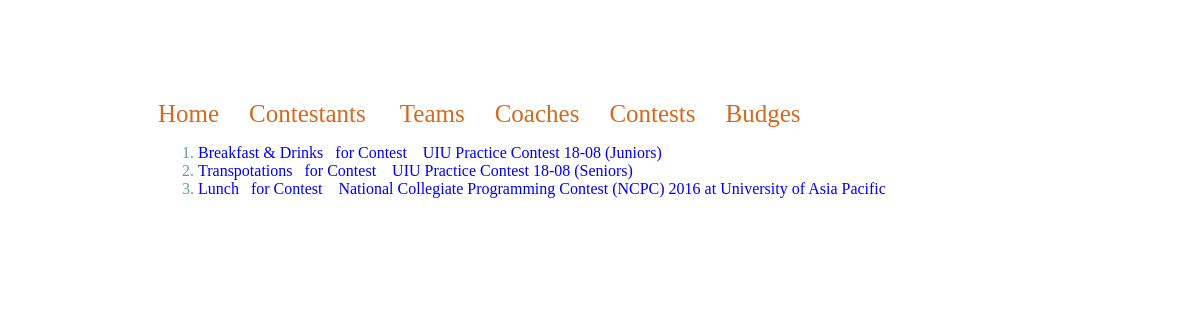
The app's page /budgets.php with its own data.
### tables this page shows
CREATE TABLE `budgets` (
  `budget_id` char(5) NOT NULL,
  `title` varchar(35) DEFAULT NULL,
  `amount` decimal(9,2) DEFAULT NULL,
  `datee` char(8) DEFAULT NULL,
  `contest_id` char(5) DEFAULT NULL
);

CREATE TABLE `contests` (
  `contest_id` char(5) NOT NULL,
  `title` varchar(100) DEFAULT NULL,
  `datee` varchar(8) DEFAULT NULL,
  `link` varchar(1000) DEFAULT NULL
);

### budgets.php (the view)
<html>
    <head>
	   <link href="css_.css" rel="stylesheet" type="text/css"/>
    </head>
    <body>
        <div class="page">
        <div id="s5"><a class="c" href="index.php">Home</a><a class="c1" href="contestants.php">Contestants</a> <a class="c1" href="teams.php">Teams</a><a class="c1" href="coaches.php">Coaches</a><a class="c1" href="contests.php">Contests</a><a class="c1" href="budgets.php">Budges</a></div>
        <?php
        include('db.php');
        $sql = "SELECT * FROM `budgets`";
        $result = mysqli_query($connect,$sql); ?>
        <ol>
        <?php while($row = mysqli_fetch_assoc($result)){
            $val = $row['contest_id'];
            $sql2 = "SELECT * FROM `contests` WHERE contest_id = '$val' ";
            $result2 = mysqli_query($connect,$sql2);
            $row2 = mysqli_fetch_assoc($result2)
            ?>
            <li><a href="budget.php?id=<?php echo $row['budget_id'] ?>"><?= $row['title'] ?><span>&nbsp;&nbsp;&nbsp;for Contest &nbsp;&nbsp;&nbsp;</span></a><a href="contest.php?id=<?= $row2['contest_id'] ?>"><?= $row2['title'] ?></a></li>
         <?php } ?>
            </ol>
        </div>
    </body>
</html>

### css_.css (style rules this page uses)
.c { color:chocolate; font-family: cursive; font-size: 25; }
.c1 { color:chocolate; margin: 0 0 0 30px; font-family: cursive; font-size: 25; }
a { text-decoration: none; }
.page { margin: 100px 0 0 150px; color: cadetblue; font-family: cursive; }

### records on screen
budgets: title "Breakfast & Drinks", contest.title "UIU Practice Contest 18-08 (Juniors)"
budgets: title "Transpotations", contest.title "UIU Practice Contest 18-08 (Seniors)"
budgets: title "Lunch", contest.title "National Collegiate Programming Contest (NCPC) 2016 at University of Asia Pacific"
